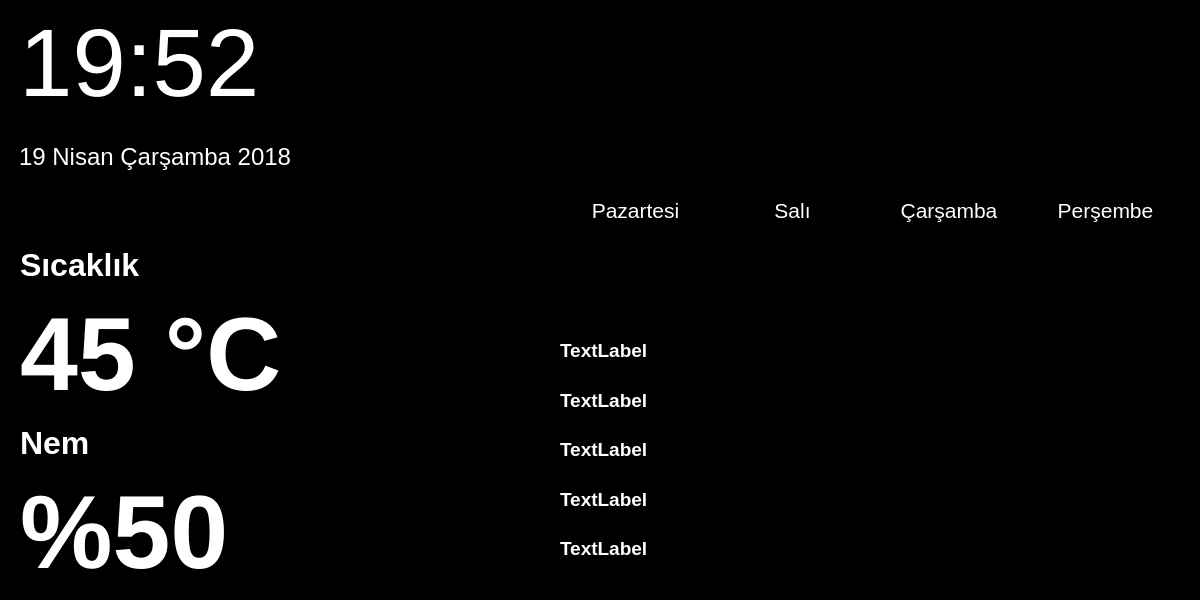
<?xml version="1.0" encoding="UTF-8"?>
<ui version="4.0">
 <class>Form</class>
 <widget class="QWidget" name="Form">
  <property name="geometry">
   <rect>
    <x>0</x>
    <y>0</y>
    <width>1200</width>
    <height>600</height>
   </rect>
  </property>
  <property name="palette">
   <palette>
    <active>
     <colorrole role="WindowText">
      <brush brushstyle="SolidPattern">
       <color alpha="255">
        <red>255</red>
        <green>255</green>
        <blue>255</blue>
       </color>
      </brush>
     </colorrole>
     <colorrole role="Base">
      <brush brushstyle="SolidPattern">
       <color alpha="255">
        <red>255</red>
        <green>255</green>
        <blue>255</blue>
       </color>
      </brush>
     </colorrole>
     <colorrole role="Window">
      <brush brushstyle="SolidPattern">
       <color alpha="255">
        <red>0</red>
        <green>0</green>
        <blue>0</blue>
       </color>
      </brush>
     </colorrole>
    </active>
    <inactive>
     <colorrole role="WindowText">
      <brush brushstyle="SolidPattern">
       <color alpha="255">
        <red>255</red>
        <green>255</green>
        <blue>255</blue>
       </color>
      </brush>
     </colorrole>
     <colorrole role="Base">
      <brush brushstyle="SolidPattern">
       <color alpha="255">
        <red>255</red>
        <green>255</green>
        <blue>255</blue>
       </color>
      </brush>
     </colorrole>
     <colorrole role="Window">
      <brush brushstyle="SolidPattern">
       <color alpha="255">
        <red>0</red>
        <green>0</green>
        <blue>0</blue>
       </color>
      </brush>
     </colorrole>
    </inactive>
    <disabled>
     <colorrole role="WindowText">
      <brush brushstyle="SolidPattern">
       <color alpha="255">
        <red>120</red>
        <green>120</green>
        <blue>120</blue>
       </color>
      </brush>
     </colorrole>
     <colorrole role="Base">
      <brush brushstyle="SolidPattern">
       <color alpha="255">
        <red>0</red>
        <green>0</green>
        <blue>0</blue>
       </color>
      </brush>
     </colorrole>
     <colorrole role="Window">
      <brush brushstyle="SolidPattern">
       <color alpha="255">
        <red>0</red>
        <green>0</green>
        <blue>0</blue>
       </color>
      </brush>
     </colorrole>
    </disabled>
   </palette>
  </property>
  <property name="windowTitle">
   <string>Form</string>
  </property>
  <property name="autoFillBackground">
   <bool>true</bool>
  </property>
  <widget class="QWidget" name="verticalLayoutWidget">
   <property name="geometry">
    <rect>
     <x>19</x>
     <y>9</y>
     <width>291</width>
     <height>182</height>
    </rect>
   </property>
   <layout class="QVBoxLayout" name="verticalLayout">
    <item>
     <widget class="QLabel" name="label">
      <property name="font">
       <font>
        <pointsize>72</pointsize>
       </font>
      </property>
      <property name="layoutDirection">
       <enum>Qt::LeftToRight</enum>
      </property>
      <property name="text">
       <string>19:52</string>
      </property>
     </widget>
    </item>
    <item>
     <widget class="QLabel" name="label_2">
      <property name="font">
       <font>
        <pointsize>18</pointsize>
       </font>
      </property>
      <property name="text">
       <string>19 Nisan Çarşamba 2018</string>
      </property>
     </widget>
    </item>
   </layout>
  </widget>
  <widget class="QWidget" name="horizontalLayoutWidget">
   <property name="geometry">
    <rect>
     <x>560</x>
     <y>20</y>
     <width>620</width>
     <height>152</height>
    </rect>
   </property>
   <layout class="QHBoxLayout" name="horizontalLayout">
    <item>
     <widget class="QLabel" name="label_6">
      <property name="text">
       <string/>
      </property>
      <property name="pixmap">
       <pixmap>:/images/Resources/images/gunesli-bulutlu.png</pixmap>
      </property>
     </widget>
    </item>
    <item>
     <widget class="QLabel" name="label_5">
      <property name="text">
       <string/>
      </property>
      <property name="pixmap">
       <pixmap>:/images/Resources/images/gunesli.png</pixmap>
      </property>
     </widget>
    </item>
    <item>
     <widget class="QLabel" name="label_3">
      <property name="text">
       <string/>
      </property>
      <property name="pixmap">
       <pixmap>:/images/Resources/images/yagmurlu.png</pixmap>
      </property>
     </widget>
    </item>
    <item>
     <widget class="QLabel" name="label_4">
      <property name="text">
       <string/>
      </property>
      <property name="pixmap">
       <pixmap>:/images/Resources/images/bulutlu.png</pixmap>
      </property>
     </widget>
    </item>
   </layout>
  </widget>
  <widget class="QWidget" name="horizontalLayoutWidget_2">
   <property name="geometry">
    <rect>
     <x>560</x>
     <y>170</y>
     <width>621</width>
     <height>80</height>
    </rect>
   </property>
   <property name="font">
    <font>
     <pointsize>16</pointsize>
    </font>
   </property>
   <layout class="QHBoxLayout" name="horizontalLayout_2">
    <item>
     <widget class="QLabel" name="label_8">
      <property name="font">
       <font>
        <pointsize>16</pointsize>
       </font>
      </property>
      <property name="layoutDirection">
       <enum>Qt::LeftToRight</enum>
      </property>
      <property name="text">
       <string>Pazartesi</string>
      </property>
      <property name="alignment">
       <set>Qt::AlignCenter</set>
      </property>
     </widget>
    </item>
    <item>
     <widget class="QLabel" name="label_9">
      <property name="font">
       <font>
        <pointsize>16</pointsize>
       </font>
      </property>
      <property name="text">
       <string>Salı</string>
      </property>
      <property name="alignment">
       <set>Qt::AlignCenter</set>
      </property>
     </widget>
    </item>
    <item>
     <widget class="QLabel" name="label_10">
      <property name="font">
       <font>
        <pointsize>16</pointsize>
       </font>
      </property>
      <property name="text">
       <string>Çarşamba</string>
      </property>
      <property name="alignment">
       <set>Qt::AlignCenter</set>
      </property>
     </widget>
    </item>
    <item>
     <widget class="QLabel" name="label_7">
      <property name="font">
       <font>
        <pointsize>16</pointsize>
       </font>
      </property>
      <property name="text">
       <string>Perşembe</string>
      </property>
      <property name="alignment">
       <set>Qt::AlignCenter</set>
      </property>
     </widget>
    </item>
   </layout>
  </widget>
  <widget class="QWidget" name="verticalLayoutWidget_2">
   <property name="geometry">
    <rect>
     <x>560</x>
     <y>329</y>
     <width>621</width>
     <height>241</height>
    </rect>
   </property>
   <layout class="QVBoxLayout" name="verticalLayout_2">
    <item>
     <layout class="QHBoxLayout" name="horizontalLayout_3">
      <item>
       <widget class="QLabel" name="label_11">
        <property name="font">
         <font>
          <pointsize>14</pointsize>
          <weight>75</weight>
          <bold>true</bold>
         </font>
        </property>
        <property name="text">
         <string>TextLabel</string>
        </property>
       </widget>
      </item>
     </layout>
    </item>
    <item>
     <layout class="QHBoxLayout" name="horizontalLayout_5">
      <item>
       <widget class="QLabel" name="label_14">
        <property name="font">
         <font>
          <pointsize>14</pointsize>
          <weight>75</weight>
          <bold>true</bold>
         </font>
        </property>
        <property name="text">
         <string>TextLabel</string>
        </property>
       </widget>
      </item>
     </layout>
    </item>
    <item>
     <layout class="QHBoxLayout" name="horizontalLayout_4">
      <item>
       <widget class="QLabel" name="label_15">
        <property name="font">
         <font>
          <pointsize>14</pointsize>
          <weight>75</weight>
          <bold>true</bold>
         </font>
        </property>
        <property name="text">
         <string>TextLabel</string>
        </property>
       </widget>
      </item>
     </layout>
    </item>
    <item>
     <layout class="QHBoxLayout" name="horizontalLayout_6">
      <item>
       <widget class="QLabel" name="label_13">
        <property name="font">
         <font>
          <pointsize>14</pointsize>
          <weight>75</weight>
          <bold>true</bold>
         </font>
        </property>
        <property name="text">
         <string>TextLabel</string>
        </property>
       </widget>
      </item>
     </layout>
    </item>
    <item>
     <layout class="QHBoxLayout" name="horizontalLayout_7">
      <item>
       <widget class="QLabel" name="label_12">
        <property name="font">
         <font>
          <pointsize>14</pointsize>
          <weight>75</weight>
          <bold>true</bold>
         </font>
        </property>
        <property name="text">
         <string>TextLabel</string>
        </property>
       </widget>
      </item>
     </layout>
    </item>
   </layout>
  </widget>
  <widget class="QWidget" name="horizontalLayoutWidget_3">
   <property name="geometry">
    <rect>
     <x>20</x>
     <y>240</y>
     <width>291</width>
     <height>351</height>
    </rect>
   </property>
   <layout class="QHBoxLayout" name="horizontalLayout_8">
    <item>
     <layout class="QVBoxLayout" name="verticalLayout_5">
      <item>
       <widget class="QLabel" name="label_17">
        <property name="font">
         <font>
          <pointsize>24</pointsize>
          <weight>75</weight>
          <bold>true</bold>
         </font>
        </property>
        <property name="text">
         <string>Sıcaklık</string>
        </property>
       </widget>
      </item>
      <item>
       <widget class="QLabel" name="label_18">
        <property name="font">
         <font>
          <pointsize>78</pointsize>
          <weight>75</weight>
          <bold>true</bold>
         </font>
        </property>
        <property name="text">
         <string>45 °C</string>
        </property>
       </widget>
      </item>
      <item>
       <widget class="QLabel" name="label_16">
        <property name="font">
         <font>
          <pointsize>24</pointsize>
          <weight>75</weight>
          <bold>true</bold>
         </font>
        </property>
        <property name="text">
         <string>Nem</string>
        </property>
       </widget>
      </item>
      <item>
       <widget class="QLabel" name="label_19">
        <property name="font">
         <font>
          <pointsize>78</pointsize>
          <weight>75</weight>
          <bold>true</bold>
          <strikeout>false</strikeout>
          <kerning>true</kerning>
         </font>
        </property>
        <property name="text">
         <string>%50</string>
        </property>
       </widget>
      </item>
     </layout>
    </item>
   </layout>
  </widget>
 </widget>
 <resources>
  <include location="Resource.qrc"/>
 </resources>
 <connections/>
</ui>
